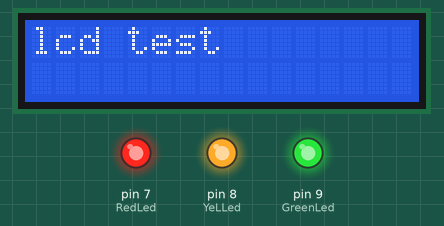
Simulated run of this sketch. Board: Arduino Uno, built with avr-gcc and run on an emulated ATmega328P. Parts: 16×2 character LCD, output pins drawn as LEDs (lit = HIGH).

Above: at 0.1 s.
At 1.1 s:
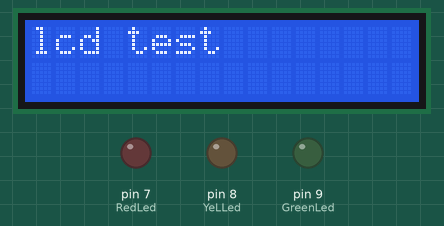
Timing chart, 0 to 130.0 s (numbered marks = the images above):
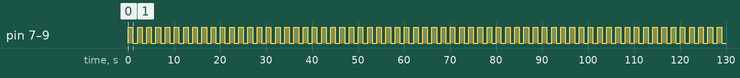

The sketch:

testEldard.ino
```cpp
#include<LiquidCrystal.h>
LiquidCrystal lcd(12, 11, 5, 4, 3, 2);

int RedLed = 7;
int YeLLed = 8;
int GreenLed=9;


void setup() {
  pinMode(RedLed, OUTPUT);
  pinMode(YeLLed, OUTPUT);
  pinMode(GreenLed, OUTPUT);
  lcd.begin(16,2);
  lcd.clear();
  lcd.print("lcd test");
}

void loop() {
digitalWrite(RedLed, 1);
digitalWrite(YeLLed, 1);
digitalWrite(GreenLed, 1);
delay(1000);
digitalWrite(RedLed, 0);
digitalWrite(YeLLed, 0);
digitalWrite(GreenLed, 0);
delay(1000);
}
```

Measured:
- by itself, pin 7 (RedLed), pin 8 (YeLLed), pin 9 (GreenLed): alternates HIGH for 1.0 s and LOW for 1.0 s
